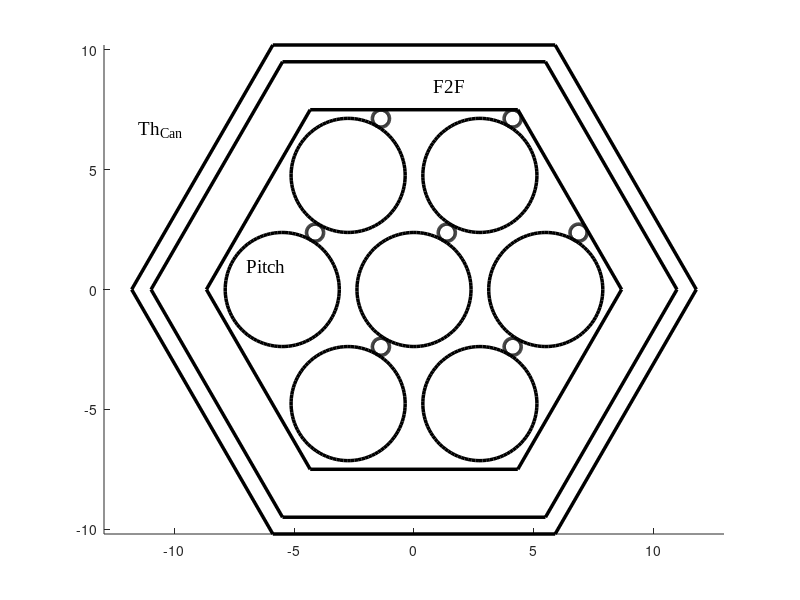

Write the MATLAB code that produced this figure. (Note: this script raises an error after producing the figure.)
clear
close all

f2f = 15;
th = 2;
gap = 0.7;
radius = 2.38;
wrap = 0.15*radius;
theta = 60.*(pi/180.);
pitch = 4.;
offset = [(radius+wrap)*cos(theta) (radius+wrap)*sin(theta)];

LW = 2.5;

half = 0.5 * 1;
side = (2.0 * half) / sqrt(3.0);
base = 0.5 * side;
% hex with f2f=1, centered at origin
hex = [base, half;
       -base, half;
       -side, 0;
       -base, -half;
       base, -half;
       side,0;
       base,half];
% circle with r=1, centered at origin
npt = 100;
circle = zeros(npt,2);
radian = linspace(0,2*pi,npt);
circle(:,1) = cos(radian);
circle(:,2) = sin(radian);

figure
hold on
% hex can
plot(hex(:,1)*f2f,hex(:,2)*f2f,'k','LineWidth',LW)
plot(hex(:,1)*(f2f+2*th),hex(:,2)*(f2f+2*th),'k','LineWidth',LW)
plot(hex(:,1)*(f2f+2*th+2*gap),hex(:,2)*(f2f+2*th+2*gap),'k','LineWidth',LW)
% center circle
plot(circle(:,1)*radius,circle(:,2)*radius,'k','LineWidth',LW)
plot(circle(:,1)*wrap+offset(1),circle(:,2)*wrap+offset(2),'k','LineWidth',LW)
% ring of pins
for i = 1:6
    this_circle = circle*radius + hex(i,:)*pitch*radius;
    this_wrap = circle*wrap + hex(i,:)*pitch*radius + offset;
    plot(this_circle(:,1),this_circle(:,2),'k','LineWidth',LW)
    plot(this_wrap(:,1),this_wrap(:,2),'k','LineWidth',LW)
end

FS = 14;
FN = 'Times New Roman';
text(-11.5,6.7,'Th_{Can}','FontSize',FS,'FontName',FN);
text(0.8,8.5,'F2F','FontSize',FS,'FontName',FN);
text(-7,1,'Pitch','FontSize',FS,'FontName',FN);
axis equal
%F2F
arrow([0,-9.5],[0,+9.5],'LineWidth',1)
arrow([0,+9.5],[0,-9.5],'LineWidth',1)
arrow([-6,0],[-3,-5])
arrow([-3,-5],[-6,0])
arrow([-7.8,5.5],[-6.2,4.45],'Length',10)
arrow([-6.2,4.45],[-7.8,5.5],'Length',10)
annotation('textarrow',[0.8,0.76],[0.81,0.747],'String','Gap','FontSize',FS,'FontName',FN)

hold off

set(gca,'Visible','off');
print(gcf,'../figs/hex_can.eps','-depsc2');
close(gcf)